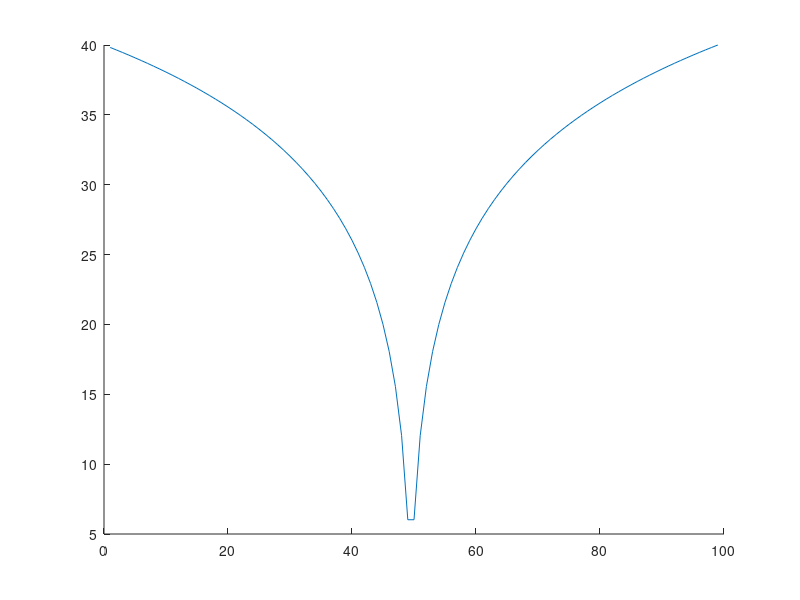
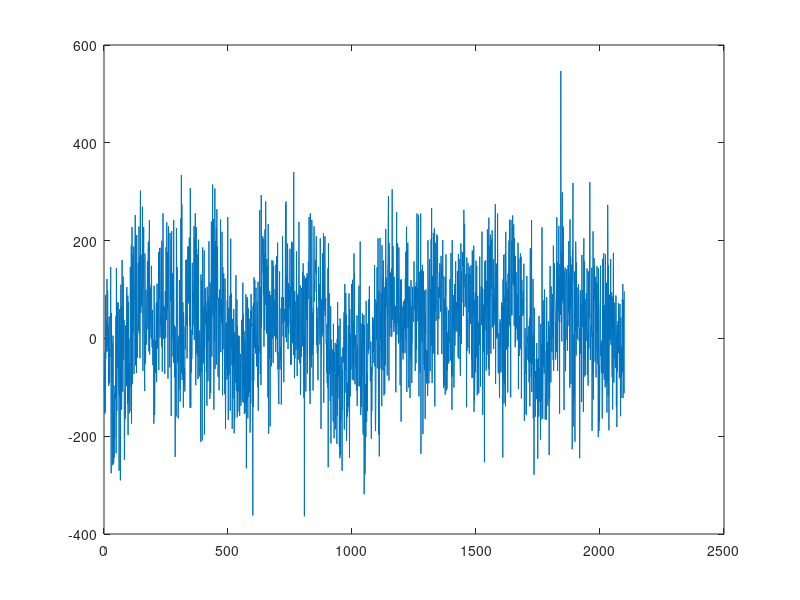
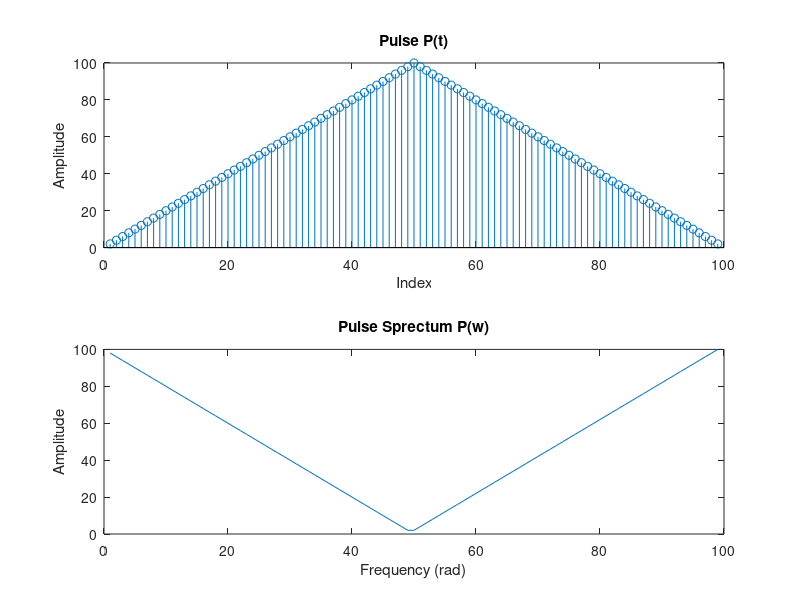
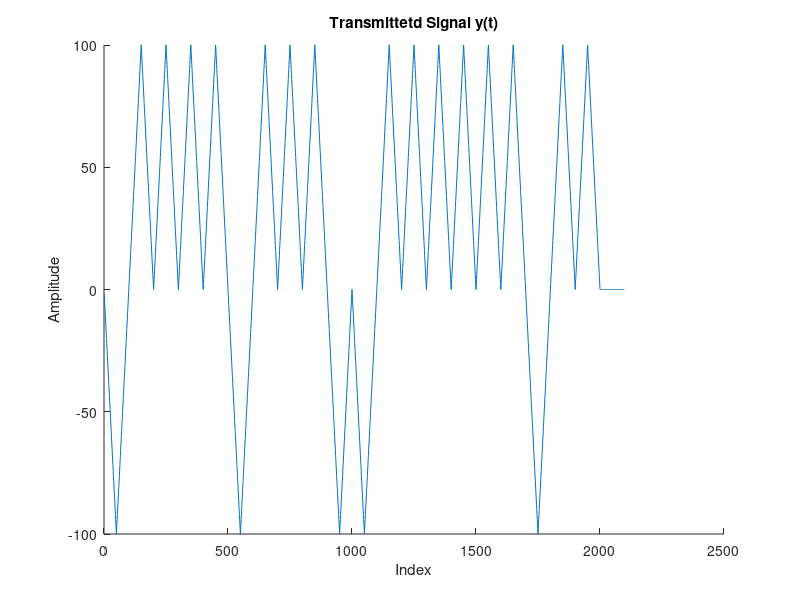

The MATLAB source for these figures, in order:
%% Signals and Systems Matlab Homework #6
%% Introduction
% * Author:                   Will Burgess, 
% * Class:                    ESE 351
% * Date:                     Created 3/25/2024, Last Edited 2/2/2024
%% Housekeeping
close all
clear
clc
%% Part  1: Create Binary PAM System
%% Generate Input Signal and Add Noise Factor
Tp = 0.1;
Ts = 100;
dt = Tp/50;

Fs = 1/dt;
maxTime = Tp;
sampleTimes = 0:1/Fs:maxTime;

x = round(rand(1,length(sampleTimes)));
x(x==0) = -1;
n = randn(1,length(x));

rect = ones(1,50);

pulse = 2 * conv(rect, rect);

pulse_fft = fftshift(pulse);

figure, hold on
% subplot(3,1,1),stem(x);
% subplot(3,1,2),plot(n);
% subplot(3,1,3),plot(r); 
%stem(pulse);
plot(mag2db(abs(pulse_fft)));
hold off

N = 20;
xn = 2 * ((rand(1, N) > 0.5) - 0.5);
a = 0;
imp_train = zeros(1,N*Ts);
for k = 1:length(imp_train)
    if mod(k - 1, Ts) == 0
    a = a+1;
    imp_train(k) = xn(a);
    else
    imp_train(k) = 0;    
    end
end


y = conv(imp_train,pulse);
% figure, subplot (2,1,1),plot(y)
% subplot(2,1,2),plot(xn)

sigma = 10;
noise = sigma*randn(1,length(y));
r = y + (noise * sigma);

figure,plot(r)
%% Part f:  Create various outputs

% i, p(t), p(w)
figure, hold on
subplot(2,1,1);
stem(pulse)
ylabel('Amplitude')
xlabel('Index')
title('Pulse P(t)')

subplot(2,1,2)
plot(pulse_fft)
ylabel('Amplitude')
xlabel('Frequency (rad)')
title('Pulse Sprectum P(w)')
hold off

% ii, y(t)
figure, hold on
plot(y)
ylabel('Amplitude')
xlabel('Index')
title('Transmittetd Signal y(t)')
%% Part 2: Performance Test
